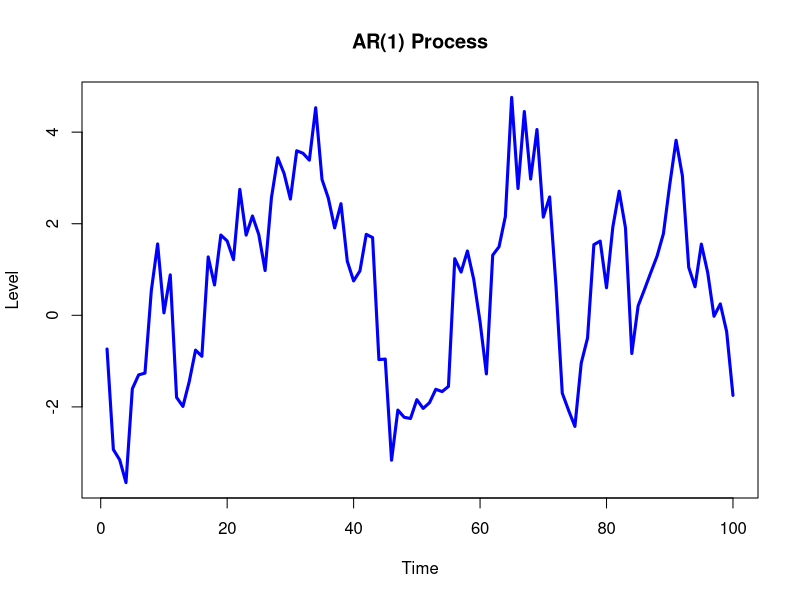
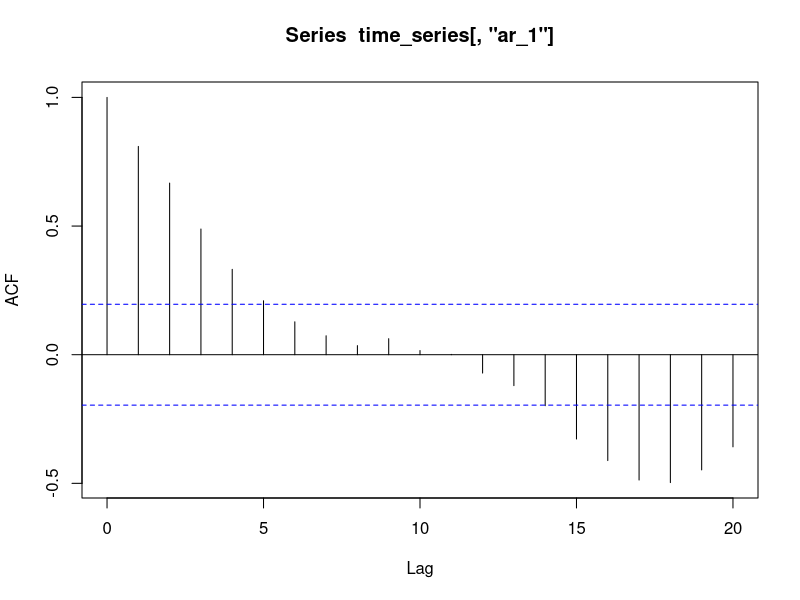
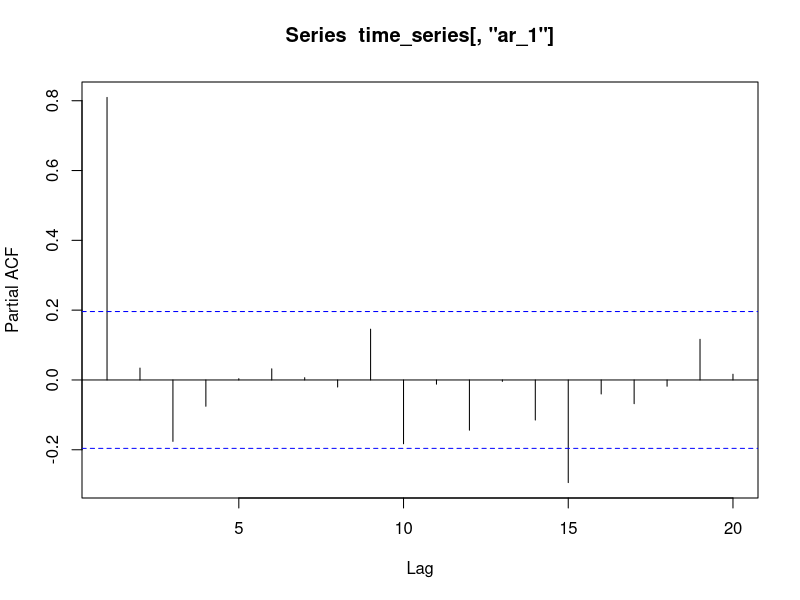
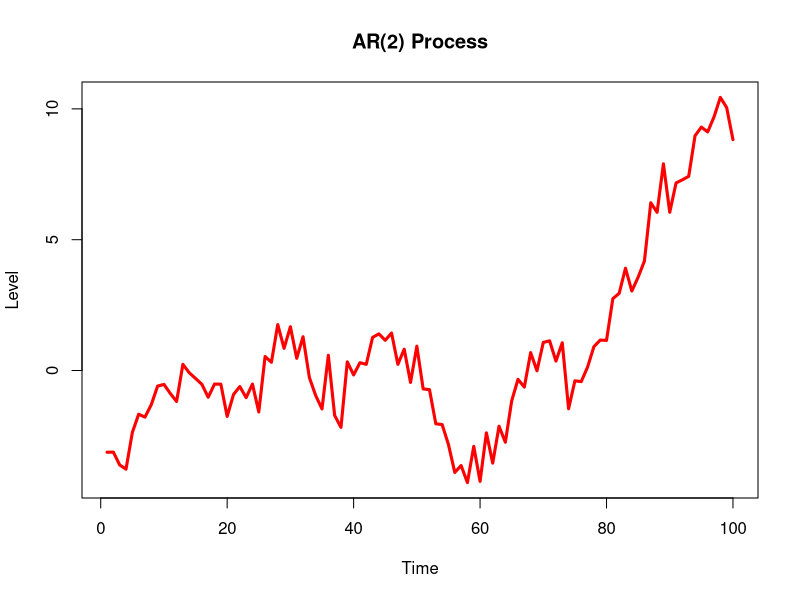
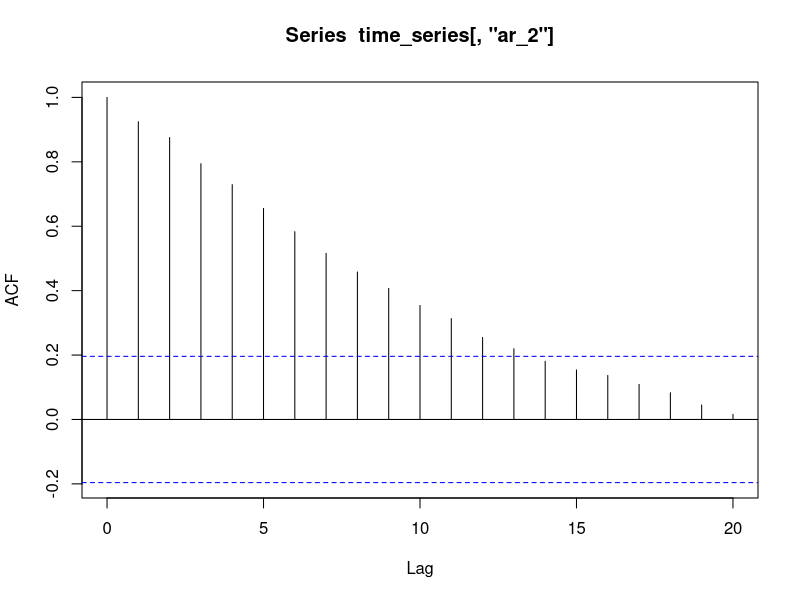
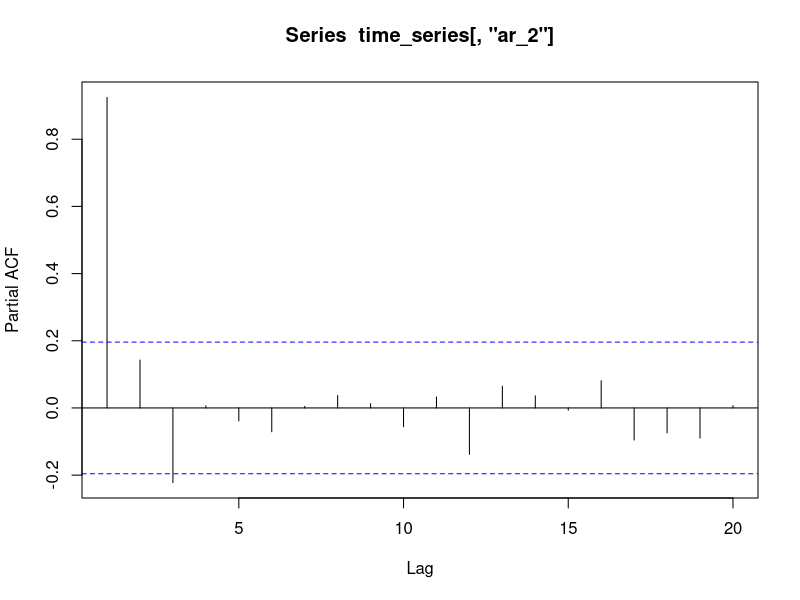
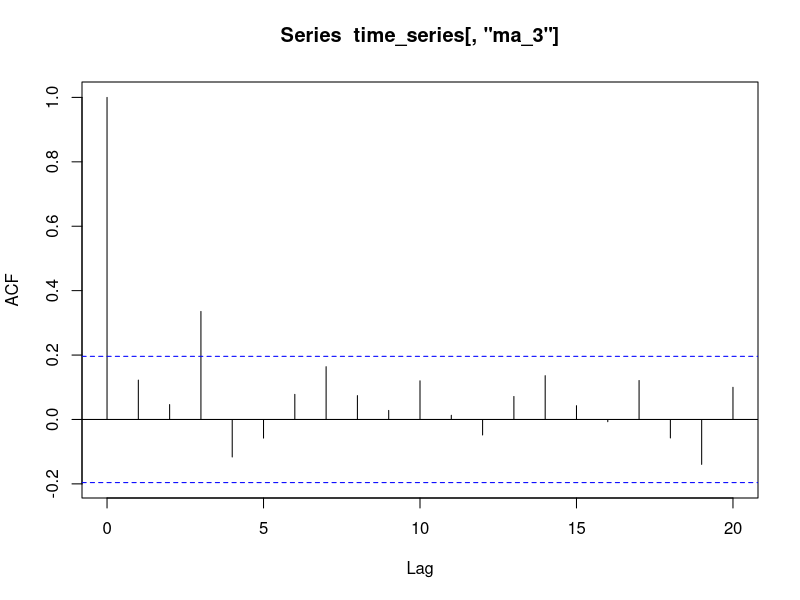
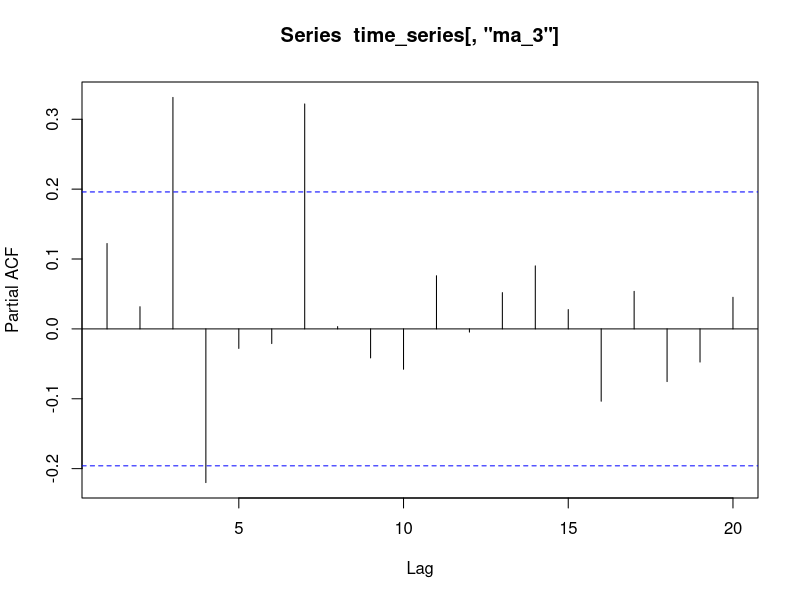

Generate these figures, in order, with R:
################################################################################
# 
# ECON 853: Time Series Econometrics
# Identification with ACF and PACF
# 
# Lee Morin, Ph.D.
# Adjunct Assistant Professor
# Queen's University
# 
# January 25, 2018
# 
################################################################################
# 
# This program provides examples of identification with ACFs and PACFs.
# 
# 
# 
################################################################################


################################################################################
# Setup Workspace and Load Libraries
################################################################################

# Clear workspace.
rm(list=ls(all=TRUE))

# Load libraries for time series analysis.

# install.packages('timeSeries')
# library(timeSeries)

# install.packages('xts')
# library(xts)

# install.packages('tseries')
# library(tseries)

# install.packages('forecast')
# library(forecast)


################################################################################
# Example 1: First-order AutoRegressive model - AR(1)
################################################################################

#--------------------------------------------------------------------------------
# Set Parameters and Generate Data
#--------------------------------------------------------------------------------

phi_1_1 <- 0.75     # Autoregressive parameter
sigma_2 <- 1        # Variance of innovations
num_obs <- 100      # Number of observations
# y_1_0 <- 7          # Initial value



# Initialize time series.
time_series <- data.frame(time = 1:num_obs,
                          epsilon_1 = rnorm(n = num_obs, mean = 0, sd = sigma_2),
                          ar_1 = numeric(num_obs))

# Generate a realization from this model.
time_series[, 'ar_1'] <- arima.sim(n = num_obs, list(ar = c(phi_1_1), 
                                                     ma = c(0)),
                                   sd = sqrt(sigma_2))



#--------------------------------------------------------------------------------
# Plot the series
#--------------------------------------------------------------------------------

# Start with a blank plot to set the axes and labels.
plot(time_series[, 'time'], 
     time_series[, 'ar_1'], 
     type = 'n',
     main = 'AR(1) Process', 
     xlab = 'Time', 
     ylab = 'Level')
# Fill in with a line plot with settings for line style.
lines(time_series[, 'time'], 
      time_series[, 'ar_1'],
      type = 'l', 
      lwd = 3,
      col = 'blue')


#--------------------------------------------------------------------------------
# Identification: Autocorrelation function
#--------------------------------------------------------------------------------

acf(time_series[, 'ar_1'])
# Notice the geometric decay, as predicted.


#--------------------------------------------------------------------------------
# Identification: Partial Autocorrelation function
#--------------------------------------------------------------------------------

pacf(time_series[, 'ar_1'])
# Notice only one lag is important.


#--------------------------------------------------------------------------------
# Estimation: First-order AutoRegressive model - AR(1)
# By linear regression
#--------------------------------------------------------------------------------

# Generate lagged values of the variable.
time_series[, 'ar_1_lag'] <- c(NA, time_series[1:(num_obs - 1), 'ar_1'])

head(time_series[, c('ar_1', 'ar_1_lag')])

# Specify the equation to estimate.
fmla_string <- 'ar_1 ~ ar_1_lag'
fmla <- as.formula(fmla_string)

ar_1_lm <- lm(data = time_series, formula = fmla)

summary(ar_1_lm)


#--------------------------------------------------------------------------------
# Estimation: First-order AutoRegressive model - AR(1)
# By maximum likelihood
#--------------------------------------------------------------------------------


ar_1_arima <- arima(time_series[, 'ar_1'], order = c(1,0,0))


# See a list of everything in the arima object.
summary(ar_1_arima)

# Display some of the values.
ar_1_arima$coef
ar_1_arima$var.coef
ar_1_arima$sigma2


# There are also functions designed to extract the usual suspects.
coef(ar_1_arima)
vcov(ar_1_arima)




################################################################################
# Example 2: Second-order AutoRegressive model - AR(2)
################################################################################

#--------------------------------------------------------------------------------
# Set Parameters and Generate Data
#--------------------------------------------------------------------------------

phi_2_1 <- 0.60     # Autoregressive parameter
phi_2_2 <- 0.35     # Autoregressive parameter


# Generate a realization from this model.
time_series[, 'ar_2'] <- arima.sim(n = num_obs, list(ar = c(phi_2_1, phi_2_2), 
                                                     ma = c(0)),
                                   sd = sqrt(sigma_2))


#--------------------------------------------------------------------------------
# Plot the series
#--------------------------------------------------------------------------------

# Start with a blank plot to set the axes and labels.
plot(time_series[, 'time'], 
     time_series[, 'ar_2'], 
     type = 'n',
     main = 'AR(2) Process', 
     xlab = 'Time', 
     ylab = 'Level')
# Fill in with a line plot with settings for line style.
lines(time_series[, 'time'], 
      time_series[, 'ar_2'],
      type = 'l', 
      lwd = 3,
      col = 'red')


#--------------------------------------------------------------------------------
# Identification: Autocorrelation function
#--------------------------------------------------------------------------------

acf(time_series[, 'ar_2'])
# Gradual decline indicates some AR structure.
# Declining more slowly than for AR(1).

#--------------------------------------------------------------------------------
# Identification: Partial Autocorrelation function
#--------------------------------------------------------------------------------

pacf(time_series[, 'ar_2'])
# Notice two lags are important.



#--------------------------------------------------------------------------------
# Estimation: Second-order AutoRegressive model - AR(2)
# By linear regression
#--------------------------------------------------------------------------------

# Generate lagged values of the variable.
time_series[, 'ar_2_lag_1'] <- c(NA, time_series[1:(num_obs - 1), 'ar_2'])
time_series[, 'ar_2_lag_2'] <- c(NA, NA, time_series[1:(num_obs - 2), 'ar_2'])

head(time_series[, c('ar_2', 'ar_2_lag_1', 'ar_2_lag_2')])


# Specify the equation to estimate.
fmla_string <- 'ar_2 ~ ar_2_lag_1 + ar_2_lag_2'
fmla <- as.formula(fmla_string)

ar_2_model <- lm(data = time_series, formula = fmla)

summary(ar_2_model)



#--------------------------------------------------------------------------------
# Estimation: Second-order AutoRegressive model - AR(2)
# By maximum likelihood
#--------------------------------------------------------------------------------

ar_2_arima <- arima(time_series[, 'ar_2'], order = c(2,0,0))


# Display some of the values.
ar_2_arima$coef
ar_2_arima$var.coef
ar_2_arima$sigma2





################################################################################
# Example 3: Moving Avergae Model - MA(3)
################################################################################

#--------------------------------------------------------------------------------
# Set Parameters and Generate Data
#--------------------------------------------------------------------------------

theta_3_1 <- 0.60     
theta_3_2 <- 0.25     
theta_3_3 <- 0.55

# Generate a realization from this model.
time_series[, 'ma_3'] <- arima.sim(n = num_obs, list(ma = c(theta_3_1, theta_3_2, theta_3_3)),
                                   sd = sqrt(sigma_2))



#--------------------------------------------------------------------------------
# Identification: Autocorrelation function
#--------------------------------------------------------------------------------

acf(time_series[, 'ma_3'])
# Abrupt drop to zero indicates some MA structure.


#--------------------------------------------------------------------------------
# Identification: Partial Autocorrelation function
#--------------------------------------------------------------------------------

pacf(time_series[, 'ma_3'])
# One lag of AR.



#--------------------------------------------------------------------------------
# Estimation: Auto-Regressive Moving Average - ARMA(1,4)
# Overfit model.
# By maximum likelihood
#--------------------------------------------------------------------------------

arma_1_4_arima <- arima(time_series[, 'ma_3'], order = c(1,0,4))


# Display some of the values.
arma_1_4_arima$coef
arma_1_4_arima$var.coef
arma_1_4_arima$sigma2


#--------------------------------------------------------------------------------
# Estimation: Moving Average - MA(3)
# Correctly specified model.
# By maximum likelihood
#--------------------------------------------------------------------------------

ma_3_arima <- arima(time_series[, 'ma_3'], order = c(0,0,3))


# Display some of the values.
ma_3_arima$coef
ma_3_arima$var.coef
ma_3_arima$sigma2





################################################################################
# End
################################################################################